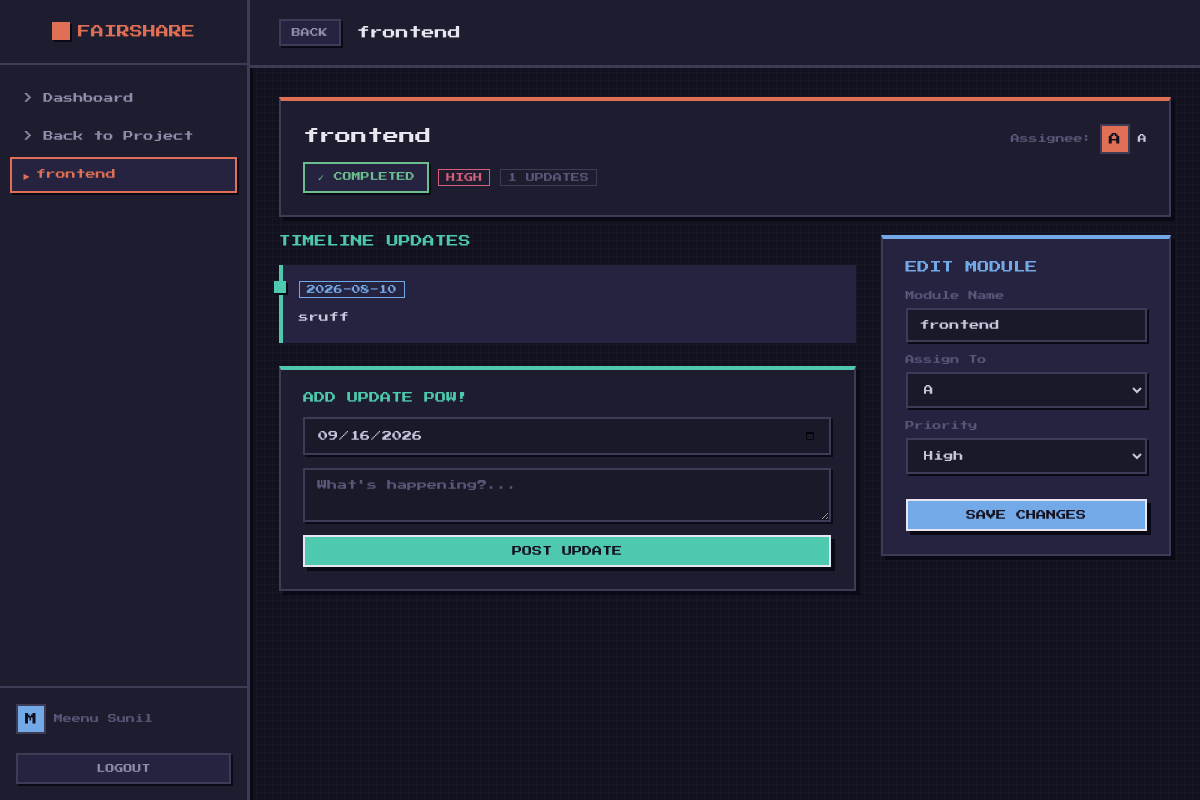
The app's page /module/17 (signed in) with its own data.
### tables this page shows
CREATE TABLE modules (id INTEGER PRIMARY KEY AUTOINCREMENT, name TEXT NOT NULL, project_id INTEGER, assigned_member_id INTEGER, completed INTEGER DEFAULT 0, priority TEXT DEFAULT 'Medium', FOREIGN KEY (project_id) REFERENCES projects(id) ON DELETE CASCADE, FOREIGN KEY (assigned_member_id) REFERENCES members(id));

CREATE TABLE members (id INTEGER PRIMARY KEY AUTOINCREMENT, name TEXT NOT NULL, project_id INTEGER, FOREIGN KEY (project_id) REFERENCES projects(id) ON DELETE CASCADE);

CREATE TABLE module_updates (id INTEGER PRIMARY KEY AUTOINCREMENT, module_id INTEGER, update_date TEXT, update_text TEXT, FOREIGN KEY (module_id) REFERENCES modules(id) ON DELETE CASCADE);

### app.py (the view)
@app.route("/module/<int:module_id>")
@login_required
def module_members(module_id):
    conn = get_db_connection()
    module = conn.execute("SELECT * FROM modules WHERE id = ?", (module_id,)).fetchone()
    if not owns_project(module["project_id"]):
        conn.close()
        return redirect(url_for("home"))
    member      = conn.execute("SELECT * FROM members WHERE id = ?", (module["assigned_member_id"],)).fetchone()
    updates     = conn.execute(
        "SELECT * FROM module_updates WHERE module_id = ? ORDER BY update_date DESC", (module_id,)
    ).fetchall()
    all_members = conn.execute(
        "SELECT * FROM members WHERE project_id = ?", (module["project_id"],)
    ).fetchall()
    conn.close()
    return render_template(
        "module_members.html",
        module=module,
        member=member,
        updates=updates,
        all_members=all_members,
        user_name=session.get("user_name")
    )

### app.py (called while the page is built)
def get_db_connection():
    conn = sqlite3.connect(DB_PATH, timeout=30)
    conn.row_factory = sqlite3.Row
    conn.execute("PRAGMA journal_mode=WAL")
    conn.execute("PRAGMA foreign_keys = ON")  # Always on, not just in delete routes
    return conn

def login_required(f):
    @wraps(f)
    def decorated(*args, **kwargs):
        if "user_id" not in session:
            return redirect(url_for("login"))
        return f(*args, **kwargs)
    return decorated

def owns_project(project_id):
    conn = get_db_connection()
    project = conn.execute(
        "SELECT user_id FROM projects WHERE id = ?", (project_id,)
    ).fetchone()
    conn.close()
    if not project:
        return False
    return project["user_id"] is None or project["user_id"] == session.get("user_id")

### templates/module_members.html (shortened to what this page needs)
<!DOCTYPE html>
<html lang="en">
<head>
</head>
<body>
<div class="app-container">
  <div class="sidebar">
    <div class="sidebar-top"><div class="logo"><div class="logo-icon"></div>FAIRSHARE</div></div>
    <div class="sidebar-nav">
      <a href="{{ url_for('home') }}" class="nav-link">&gt; Dashboard</a>
      <a href="{{ url_for('project_modules', project_id=module.project_id) }}" class="nav-link">&gt; Back to Project</a>
      <a href="#" class="nav-link active">{{ module.name }}</a>
    </div>
    <div class="sidebar-bottom">
      <div class="user-card">
        <div class="avatar">{{ user_name[0]|upper }}</div>
        <div style="font-size:9px;color:var(--dim2);overflow:hidden;text-overflow:ellipsis;white-space:nowrap">{{ user_name }}</div>
      </div>
      <a href="{{ url_for('logout') }}" class="px-btn btn-dark w-100" style="font-size:9px;margin-top:0.4rem">Logout</a>
    </div>
  </div>
  <div class="main-content">
    <div class="topbar">
      <a href="{{ url_for('project_modules', project_id=module.project_id) }}" class="px-btn btn-dark btn-small">Back</a>
      <div style="font-size:13px;color:var(--white)">{{ module.name }}</div>
    </div>
    <div class="page-content">
      <div class="px-panel" style="border-top:4px solid var(--coral);animation:fadeSlideUp .35s ease-out">
        <div style="display:flex;justify-content:space-between;align-items:flex-start;flex-wrap:wrap;gap:1.1rem">
          <div>
            <div style="font-size:16px;color:var(--white);margin-bottom:0.9rem;line-height:1.5">{{ module.name }}</div>
            <div class="flex-row" style="flex-wrap:wrap;gap:0.6rem">
              {% if module.completed %}
                <div class="complete-badge">✓ COMPLETED</div>
              {% else %}
                <span class="badge badge-amber">Active</span>
              {% endif %}
              {% if module.priority == 'High' %}<span class="badge badge-red">High</span>
              {% elif module.priority == 'Medium' %}<span class="badge badge-amber">Medium</span>
              {% else %}<span class="badge badge-green">Low</span>{% endif %}
              <span class="badge">{{ updates|length }} updates</span>
            </div>
          </div>
          <div style="text-align:right">
            <div class="user-card" style="justify-content:flex-end;margin-bottom:0">
              <div style="font-size:9px;color:var(--dim2)">Assignee:</div>
              <div class="avatar" style="background:var(--coral)">{{ (member.name[0]|upper) if member else '?' }}</div>
              <div style="font-size:9px">{{ member.name if member else 'Unassigned' }}</div>
            </div>
          </div>
        </div>
      </div>
      <div class="grid-layout">
        <div>
          <div style="font-size:12px;color:var(--teal);margin-bottom:1.1rem">TIMELINE UPDATES</div>
          {% for upd in updates %}
          <div class="timeline-entry" style="animation-delay:{{ loop.index * 0.05 }}s">
            <span class="badge badge-sky" style="margin-bottom:0.6rem;display:inline-block">{{ upd.update_date }}</span>
            <p style="margin:0;line-height:2;font-size:10px;color:var(--text)">{{ upd.update_text }}</p>
          </div>
          {% else %}
          <p style="font-size:9px;color:var(--dim2);line-height:2">No updates yet.</p>
          {% endfor %}
          <div class="px-panel" style="margin-top:1.4rem;border-top:4px solid var(--teal)">
            <div style="font-size:11px;color:var(--teal);margin-bottom:0.9rem">ADD UPDATE POW!</div>
            <form action="{{ url_for('add_update', module_id=module.id) }}" method="POST">
              <input type="date" name="update_date" id="update_date" class="px-input" required>
              <textarea name="update_text" class="px-input" rows="3" placeholder="What's happening?..." required></textarea>
              <button type="submit" class="px-btn btn-teal w-100">Post Update</button>
            </form>
          </div>
        </div>
        <div>
          <div class="px-panel" style="background:var(--panel2);border-top:4px solid var(--sky);animation:slideInRight .4s ease-out .1s both">
            <div style="font-size:12px;color:var(--sky);margin-bottom:1.1rem">EDIT MODULE</div>
            <form action="{{ url_for('edit_module', module_id=module.id) }}" method="POST">
              <label style="font-size:9px;color:var(--dim2);display:block;margin-bottom:0.5rem">Module Name</label>
              <input type="text" name="name" class="px-input" value="{{ module.name }}" required>
              <label style="font-size:9px;color:var(--dim2);display:block;margin-bottom:0.5rem">Assign To</label>
              <select name="assigned_member" class="px-input">
                {% for mem in all_members %}<option value="{{ mem.id }}" {% if module.assigned_member_id == mem.id %}selected{% endif %}>{{ mem.name }}</option>{% endfor %}
              </select>
              <label style="font-size:9px;color:var(--dim2);display:block;margin-bottom:0.5rem">Priority</label>
              <select name="priority" class="px-input">
                <option value="High" {% if module.priority=='High' %}selected{% endif %}>High</option>
              </select>
              <button type="submit" class="px-btn btn-sky w-100" style="margin-top:0.8rem">Save Changes</button>
            </form>
          </div>
        </div>
      </div>
    </div>
  </div>
</div>
</body>
</html>

### templates/module_members.html (style rules this page uses)
:root { --bg:#12111f; --bg2:#1a1929; --panel:#1e1d30; --panel2:#252340; --coral:#e07055; --teal:#4ec9b0; --amber:#e8c547; --sky:#74a9e8; --rose:#d45f7a; --mint:#6bbf8e; --white:#e8e6f0; --dim:#3d3b56; --dim2:#5a587a; --text:#c8c6dc; --text2:#908eaa; --shadow:4px 4px 0 #0a0916; --shadow-s:2px 2px 0 #0a0916; }
* { box-sizing:border-box }
body { font-family:'Press Start 2P',monospace;font-size:12px; background:var(--bg);color:var(--text); margin:0;padding:0;min-height:100vh;overflow-x:hidden; background-image:linear-gradient(rgba(255,255,255,0.02) 1px,transparent 1px),linear-gradient(90deg,rgba(255,255,255,0.02) 1px,transparent 1px); background-size:8px 8px; }
.app-container { display:flex;min-height:100vh }
.sidebar { width:250px;background:var(--panel);border-right:3px solid var(--dim);box-shadow:3px 0 0 #0a0916;display:flex;flex-direction:column;position:fixed;height:100vh }
.sidebar-top { padding:1.4rem 1.2rem;text-align:center;border-bottom:2px solid var(--dim) }
.logo { font-size:13px;color:var(--coral);display:inline-flex;align-items:center;gap:8px }
.logo-icon { width:18px;height:18px;background:var(--coral);box-shadow:var(--shadow-s);animation:pixelFloat 2.8s ease-in-out infinite }
.sidebar-nav { flex:1;padding:1rem 0.6rem;overflow-y:auto }
.sidebar-bottom { padding:1rem;border-top:2px solid var(--dim) }
.nav-link { display:block;padding:10px 12px;color:var(--text2);text-decoration:none;font-size:10px;border:2px solid transparent;margin-bottom:4px }
.nav-link.active { background:var(--panel2);color:var(--coral);border-color:var(--coral);box-shadow:var(--shadow-s) }
.nav-link.active::before { content:'▶';margin-right:6px;font-size:8px;color:var(--coral) }
.user-card { display:flex;align-items:center;gap:8px;margin-bottom:0.8rem }
.avatar { width:30px;height:30px;background:var(--sky);border:2px solid var(--dim);display:flex;align-items:center;justify-content:center;font-size:12px;color:var(--bg) }
.main-content { margin-left:250px;flex:1;display:flex;flex-direction:column }
.topbar { padding:1.2rem 1.8rem;border-bottom:3px solid var(--dim);display:flex;justify-content:flex-start;align-items:center;gap:16px;background:var(--panel);position:sticky;top:0;z-index:10 }
.page-content { padding:1.8rem;flex:1 }
.px-btn { font-family:'Press Start 2P',monospace;font-size:10px;padding:9px 15px;border:2px solid var(--white);cursor:pointer;text-transform:uppercase;text-decoration:none;display:inline-block;box-shadow:var(--shadow) }
.btn-teal { background:var(--teal);color:var(--bg) }
.btn-sky { background:var(--sky);color:var(--bg) }
.btn-dark { background:var(--panel2);color:var(--text2);border-color:var(--dim);box-shadow:var(--shadow-s) }
.btn-small { font-size:9px;padding:7px 11px }
.w-100 { width:100%;text-align:center }
.px-panel { background:var(--panel);border:2px solid var(--dim);box-shadow:var(--shadow);padding:1.4rem;margin-bottom:1.1rem }
.px-input { width:100%;padding:10px 12px;background:var(--bg2);border:2px solid var(--dim);color:var(--text);font-family:'Press Start 2P',monospace;font-size:10px;outline:none;box-shadow:var(--shadow-s);margin-bottom:0.8rem;resize:vertical }
.px-input::placeholder { color:var(--dim2) }
.badge { display:inline-block;padding:3px 7px;font-size:9px;border:1px solid var(--dim);color:var(--dim2);text-transform:uppercase }
.badge-red { border-color:var(--rose);color:var(--rose) }
.badge-sky { border-color:var(--sky);color:var(--sky) }
.grid-layout { display:grid;grid-template-columns:1fr 290px;gap:1.6rem;align-items:start }
.timeline-entry { padding:1rem;border-left:4px solid var(--teal); background:var(--panel2);margin-bottom:0.8rem;position:relative; animation:slideInRight .3s ease-out both; }
.timeline-entry::before { content:'';position:absolute;left:-9px;top:16px; width:12px;height:12px;background:var(--teal); box-shadow:var(--shadow-s); }
.flex-row { display:flex;gap:0.6rem;align-items:center }
form { margin:0 }
.complete-badge { display:inline-flex;align-items:center;gap:8px; background:var(--panel2);border:2px solid var(--mint); color:var(--mint);padding:8px 12px;font-size:9px; box-shadow:var(--shadow-s); animation:pixelPop .4s ease-out; }

### records on screen
modules: name "frontend", assigned_member "A", priority "High"
members: name "A"
module_updates: update_date "2026-08-10", update_text "sruff"

### other values on screen
{{ user_name[0]|upper }} "M"
{{ user_name }} "Meenu Sunil"
{{ updates|length }} "1"
